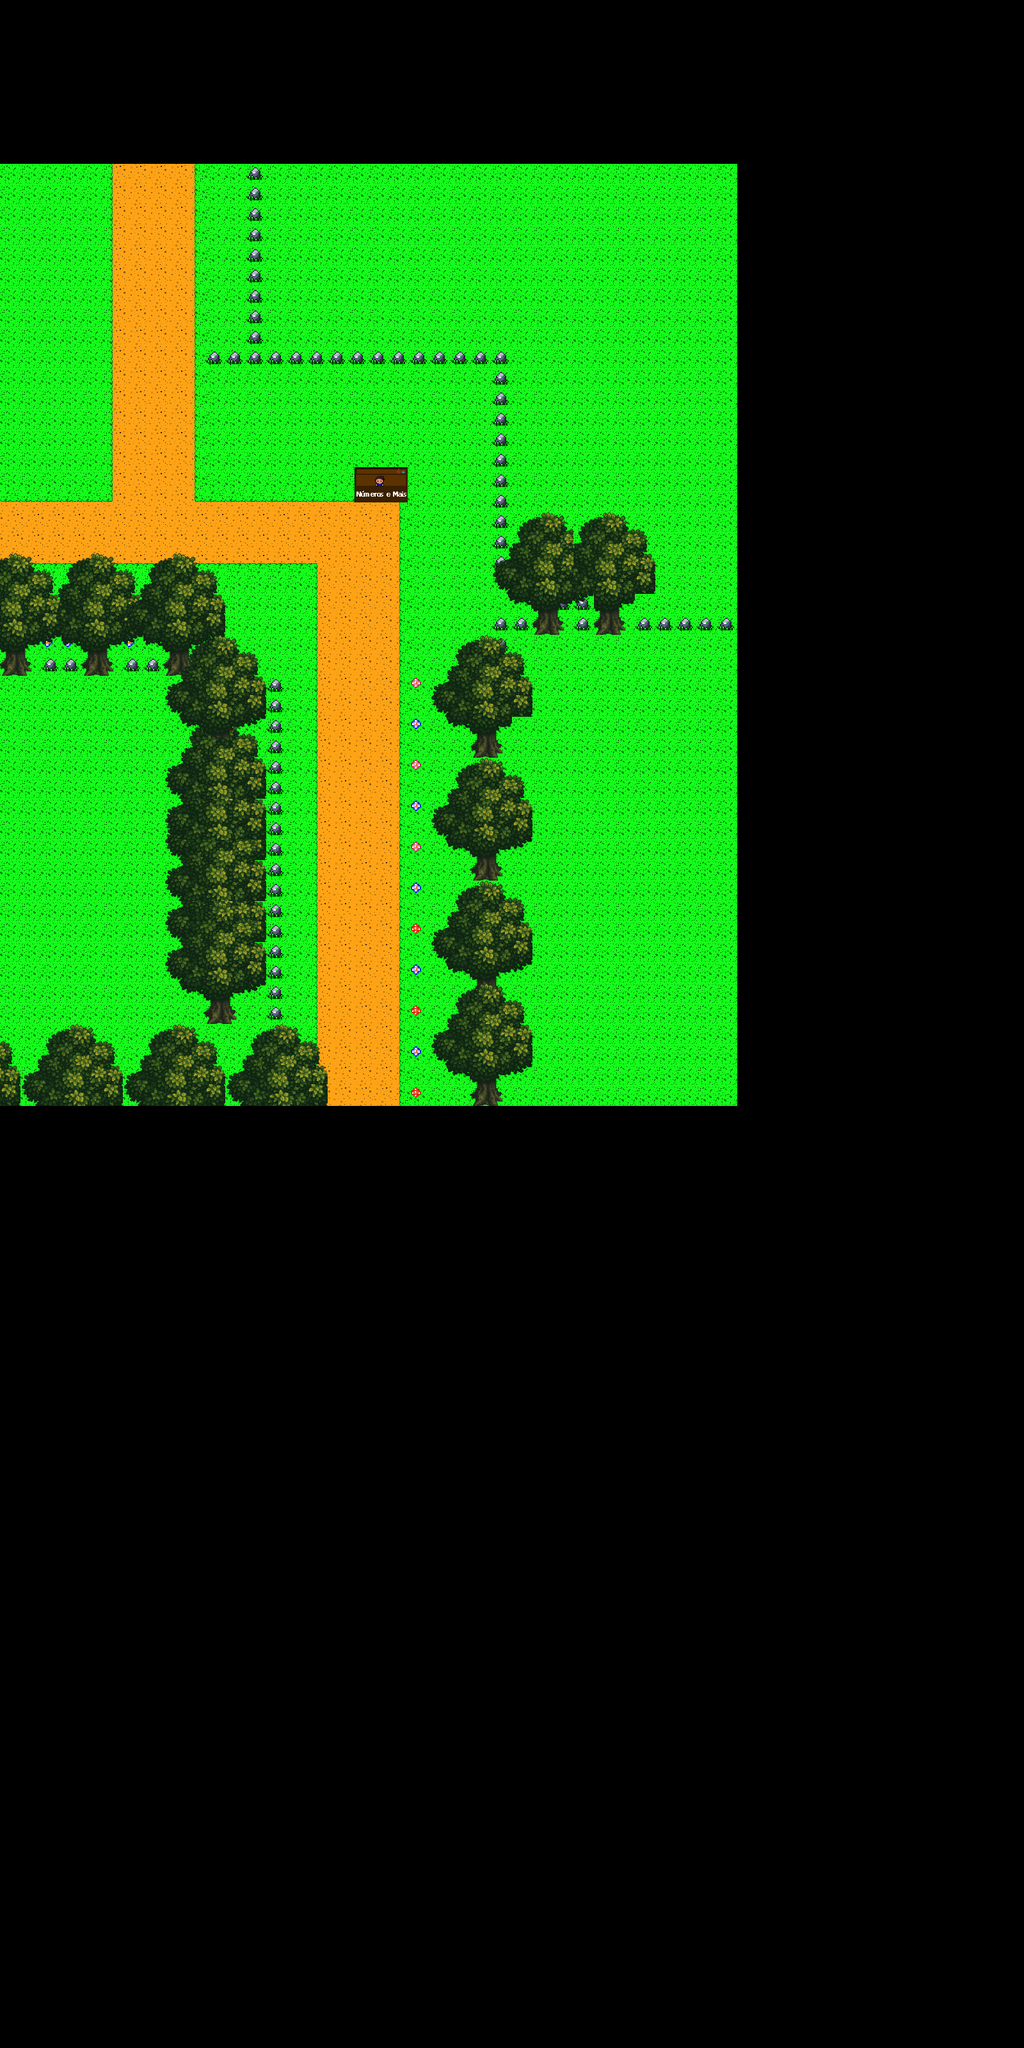

Rendered tile map (Tiled .tmx) drawn with the repository's tilesets; below, a short description and the map source with its tile grids summarised:
An orthogonal 50x100 tile map with 32x32 px tiles, 8 tile layers (chao, flor, pedra, baixo, ...), 3 tilesets and 17 objects.

<map version="1.4" tiledversion="1.4.2" orientation="orthogonal" renderorder="right-down" width="50" height="100" tilewidth="32" tileheight="32" infinite="0" nextlayerid="13" nextobjectid="18">
 <tileset firstgid="1" source="gramaComAssets.tsx" />
 <tileset firstgid="41" source="BANQUINHA.tsx" />
 <tileset firstgid="50" source="ARVORE.tsx" />
 <layer id="2" name="chao" width="50" height="100">
  <data>[5000 cells, 1656 non-empty, 10 distinct tile ids]</data>
 </layer>
 <layer id="3" name="flor" width="50" height="100">
  <data>[5000 cells, 77 non-empty, 5 distinct tile ids]</data>
 </layer>
 <layer id="4" name="pedra" width="50" height="100">
  <data>[5000 cells, 72 non-empty, 4 distinct tile ids]</data>
 </layer>
 <objectgroup id="6" name="Camada de Objetos 1">
  <object id="1" x="414" y="1026" width="21" height="606" />
  <object id="2" x="748" y="1025" width="21" height="700" />
  <object id="3" x="768.333" y="960.667" width="31" height="62.6667" />
  <object id="4" x="798" y="961.667" width="33.3333" height="29.6667" />
  <object id="5" x="935" y="957" width="42" height="35" />
  <object id="6" x="834" y="952" width="44" height="36" />
  <object id="7" x="880" y="942" />
  <object id="8" x="911" y="944" />
  <object id="9" x="5.33333" y="1020" width="290.667" height="33.3333" />
  <object id="10" x="1002.67" y="973.333" />
  <object id="11" x="1038.67" y="973.333" />
  <object id="12" x="1072" y="978.667" />
  <object id="13" x="1101.33" y="974.667" />
  <object id="14" x="1136" y="976" />
  <object id="15" x="325.333" y="556" width="469.333" height="20" />
  <object id="16" x="776" y="580" width="20" height="277.333" />
  <object id="17" x="384" y="252" width="29.3333" height="292" />
 </objectgroup>
 <layer id="8" name="baixo" width="50" height="100">
  <data>[5000 cells, 74 non-empty, 10 distinct tile ids]</data>
 </layer>
 <layer id="10" name="Cima2" width="50" height="100">
  <data>[5000 cells, 75 non-empty, 20 distinct tile ids]</data>
 </layer>
 <layer id="9" name="Cima" width="50" height="100">
  <data>[5000 cells, 301 non-empty, 30 distinct tile ids]</data>
 </layer>
 <layer id="11" name="Barraquinha" width="50" height="100">
  <data>[5000 cells, 9 non-empty, 9 distinct tile ids]</data>
 </layer>
 <layer id="12" name="Cópia de Barraquinha" width="50" height="100">
  <data>[5000 cells, 6 non-empty, 6 distinct tile ids]</data>
 </layer>
</map>